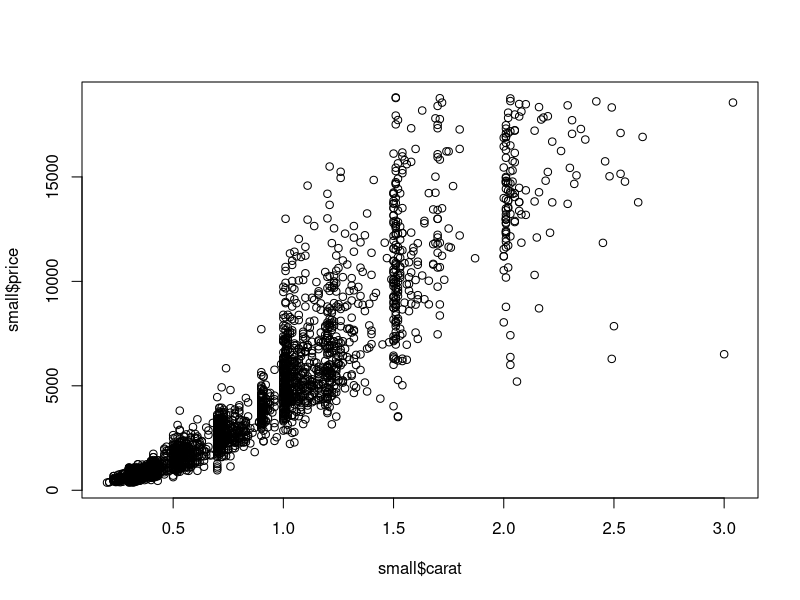
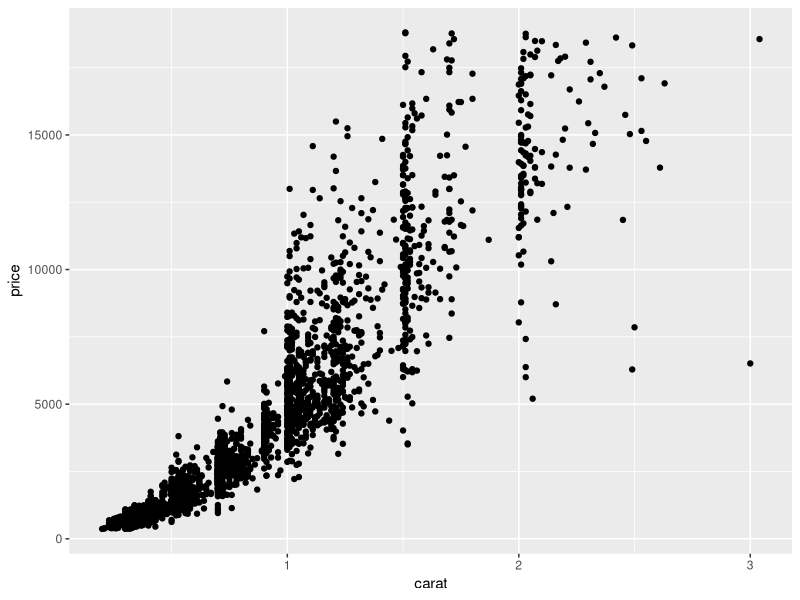
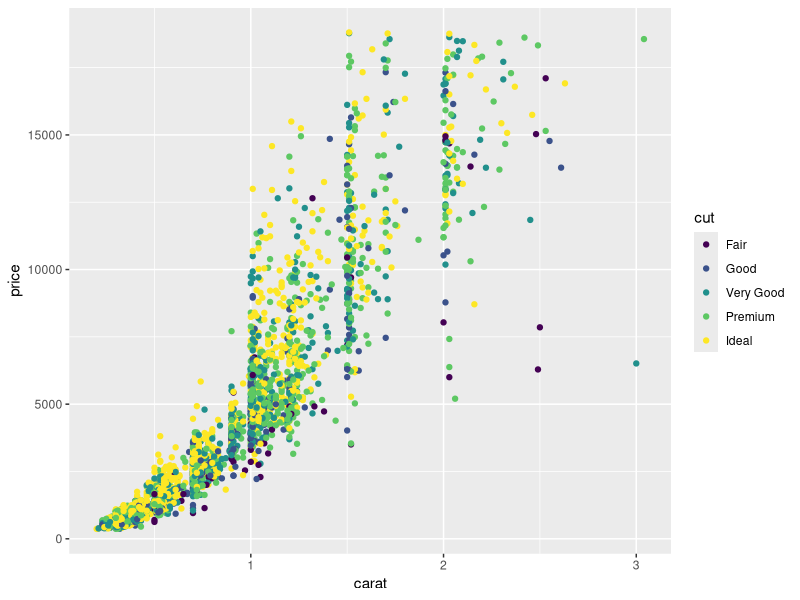
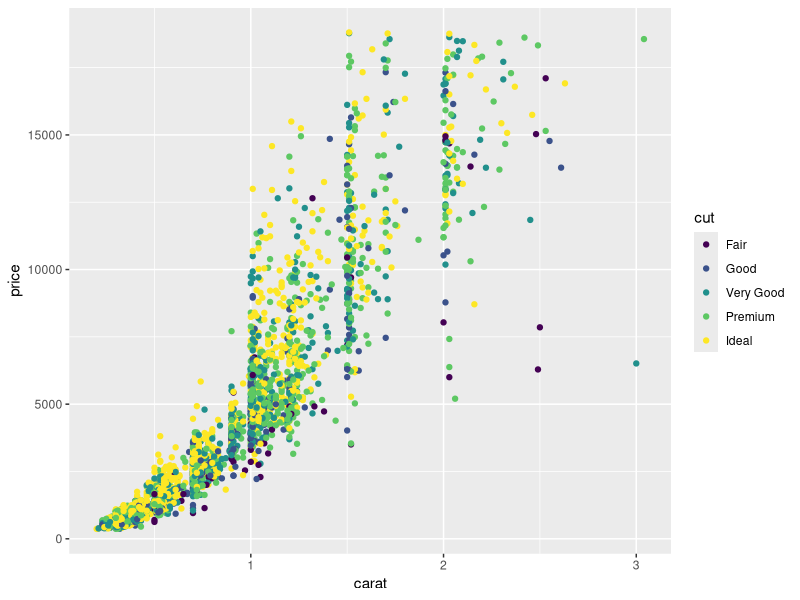
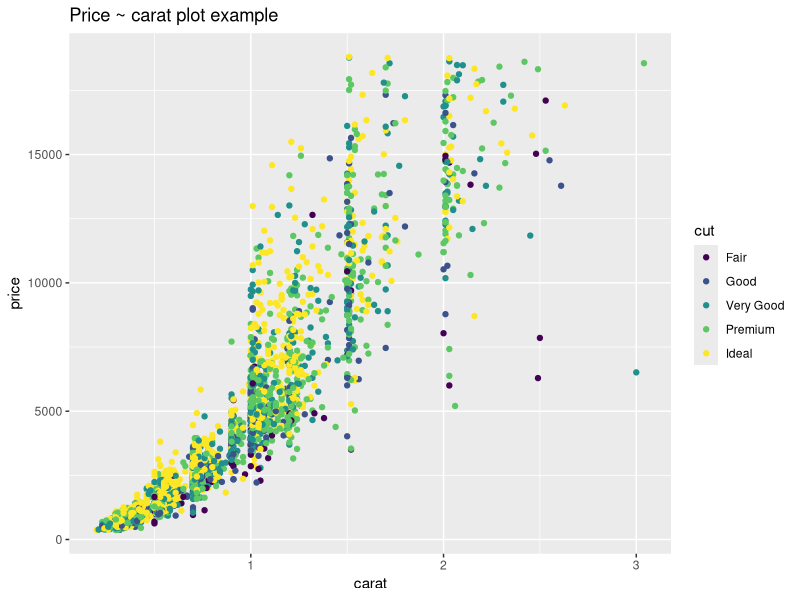
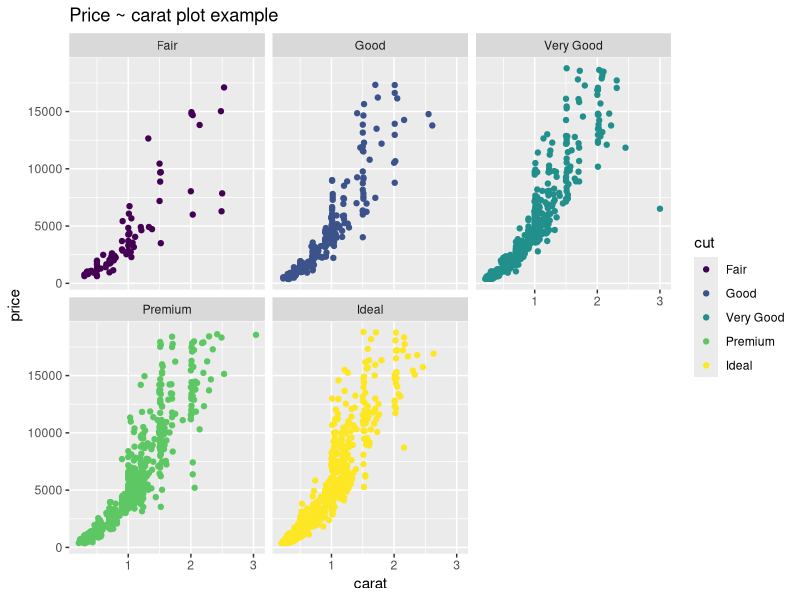
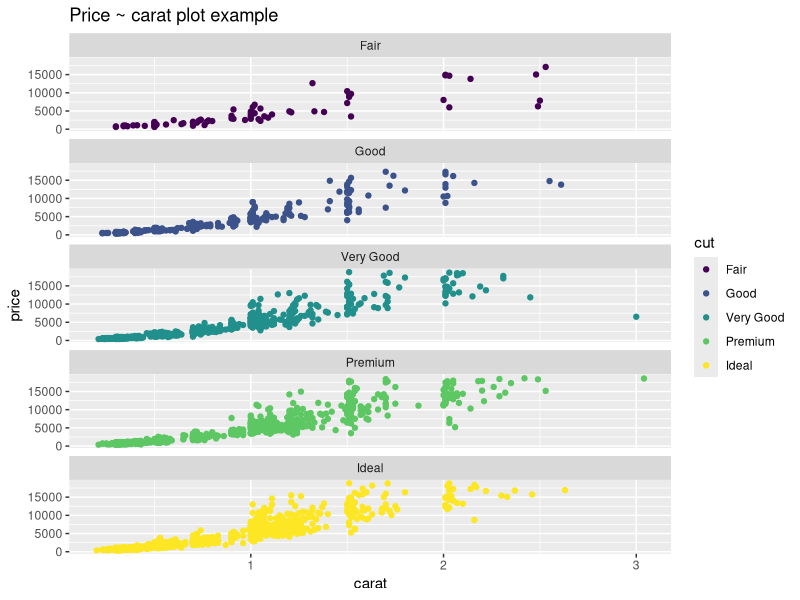
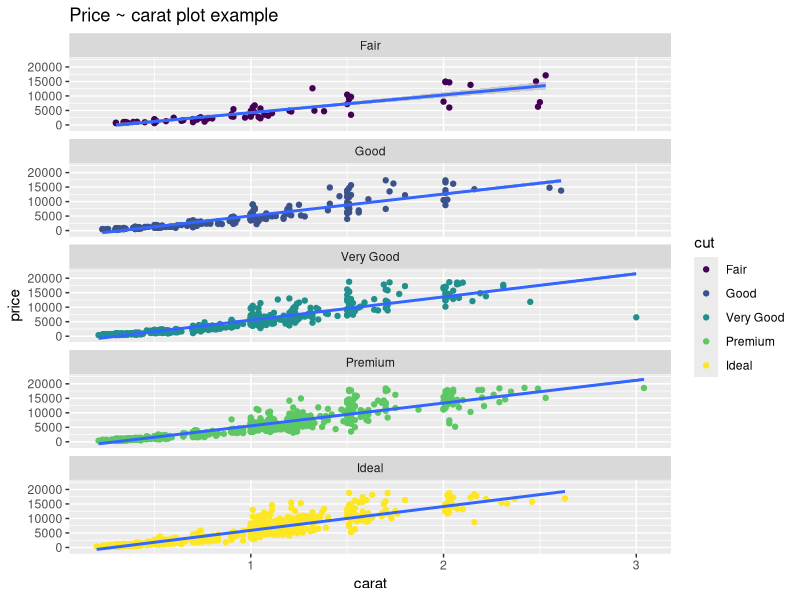

Reproduce these figures in R, in order.
#####     Introduction to ggplot2: basic plots & features
#
#
#
#
### Why ggplot2?  
#
# Pretty plots
# A systematic way of preparing plots
# Sophisticated graphs in a few lines - code does not require updating if data change.
# Unified, statistically-oriented approach to graphical representation.
# GG stands for Grammar of Graphics
#
#
#
###  Usefull ggplot2 websites
#
# http://docs.ggplot2.org/current/
# http://www.r-bloggers.com/basic-introduction-to-ggplot2/
# http://onepager.togaware.com/GGPlot2O.pdf
#
#
#
#####################################################################
#
# Data
#
library(ggplot2) # install.packages("ggplot2")
#
#### Examples based on the Diamonds dataset from {ggplot2}
rm(list=ls())
?diamonds
head(diamonds)
summary(diamonds)
str(diamonds)
# For plot readability, we shall use only 3.000 rows of the dataset (randomly selected)
#
?sample
?base:::sample
set.seed(10) # to ensure consistent random selection for the whole class
small <- diamonds[sample(nrow(diamonds),3000),] 
#
#####################################################################
#
# Example 1: Basic scatterplot price ~ carat
#
# [A]
# Simple plot using the R base plotting device:
plot(small$price~small$carat) # {graphics} package
#
# Plot repeated using {ggplot2}:
ggplot(small, aes(x=carat,y=price))+
  # First, we create ggplot object and populate it with a data frame,
  # along with basic aesthetics parameters (what is on the x and y axes)
  geom_point() # this layer defines plot type / scatterplot
#
# 
# [B]
# Adding colours - different colour for each "cut" 
ggplot(small, aes(x=carat,y=price, colour=cut))+ # amend basic aesthetics
  geom_point()
# Alternatively:
ggplot(small, aes(x=carat,y=price))+
  geom_point(aes(colour=cut))
#
# [C]
# Adding title to the plot
# .. Each plot feature is a "layer" 
# .. that may be expressed as additional line of code
ggplot(small, aes(x=carat,y=price))+ # note the `+` syntax
  geom_point(aes(colour=cut))+
  ggtitle("Price ~ carat plot example") # new layer  
#
# [D] 
# Adding facets - plotting data in "tiles" - for each cut-type
ggplot(small, aes(x=carat,y=price))+ 
  geom_point(aes(colour=cut))+
  ggtitle("Price ~ carat plot example")+
  facet_wrap(~cut) # this layer defines facets
#
# [E]
# Say, we want all facets in on column:
ggplot(small, aes(x=carat,y=price))+ 
  geom_point(aes(colour=cut))+
  ggtitle("Price ~ carat plot example")+
  facet_wrap(~cut, ncol=1) 
#
## Quick assignment 1
?facet_wrap
## Using the ?facet_wrap command, how do you amend the previous plot
## so that facets are arranged into 3 rows (and corresponding number
## of columns)?
#
# [F]
# Say, we want to add linear trend to the data
ggplot(small, aes(x=carat,y=price))+ 
  geom_point(aes(colour=cut))+
  ggtitle("Price ~ carat plot example")+
  facet_wrap(~cut, ncol=1)+
  geom_smooth(method= "lm") # new layer - linear trend
#
## Quick assignment 2
?geom_smooth
## Remove confidence intervals from the previous plot
#
## Quick assignment 3
## How would you re-combine the facetted plot [F] into a single plot?
#
# [G]
# Say, we want to facet for each cut & color combination
unique(small$cut)
unique(small$color)
#
ggplot(small, aes(x=carat,y=price))+ 
  geom_point(aes(colour=cut))+
  ggtitle("Price ~ carat plot example")+
  facet_wrap(cut~color, ncol=7)+ # facetting changed here
  geom_smooth(method= "lm")
#
# Alternative (transposed) plot
ggplot(small, aes(x=carat,y=price))+ 
  geom_point(aes(colour=cut))+
  ggtitle("Price ~ carat plot example")+
  facet_wrap(color~cut, ncol=5)+ # facetting changed here
  geom_smooth(method= "lm")
#
#
#####################################################################
#
#
#
# Additional ggplot2 examples:
#
#
# Histograms: 
ggplot(small, aes(x=price)) + 
  geom_histogram()
#
# Organize histogram into 10 'bins'
ggplot(small, aes(x=price)) + 
  geom_histogram(bins = 10)
#
# Show the composition of each bin:
ggplot(small, aes(x=price, fill=cut)) +
  geom_histogram(bins = 10)
#
# Using position="dodge" one can more easily compare each sub-bins:
ggplot(small, aes(x=price,fill=cut)) +
  geom_histogram(bins = 10, position="dodge")
#
# position="fill" is useful for showing relative proportions
ggplot(small, aes(x=price,fill=cut)) +
  geom_histogram(bins = 10, position="fill")
#
#
#
#
# Density plots are better suited than histograms for continuous variables:
ggplot(small, aes(x=price)) + 
  geom_density()
#
ggplot(small, aes(x=price, fill=cut)) +
  geom_density()
#
# We can use some transparency to distinguish between the distributions:
ggplot(small, aes(x=price,fill=cut)) +
  geom_density(alpha=0.5)
#
# Or use coloured lines instead of fill:
ggplot(small, aes(x=price,colour=cut)) +
  geom_density()
#
#
# geom_boxplot is used for box plots.
ggplot(small, aes(x=cut,y=price)) +
  geom_boxplot()
#
# We can color the boxes and use "themes"
ggplot(small, aes(x=cut, y=price, fill=cut)) + 
  geom_boxplot() +
  theme_dark() # different "themes" are available.
#
ggplot(small, aes(x=cut, y=price, fill=cut)) + 
  geom_boxplot() +
  theme_minimal() # different "themes" are available.
#
#
#
#
#